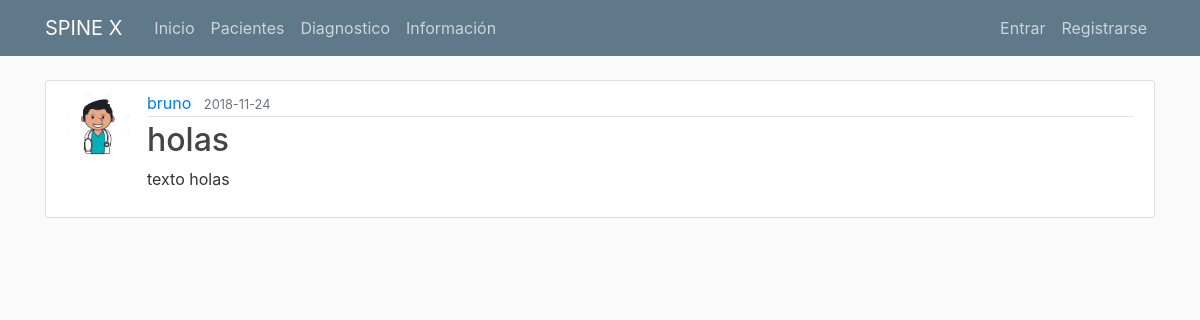
/post/1, run on the app's committed database.
### flaskblog/models.py (models this page shows, shortened)
class User(db.Model, UserMixin):
    id = db.Column(db.Integer, primary_key=True)
    username = db.Column(db.String(20), unique=True, nullable=False)
    email = db.Column(db.String(120), unique=True, nullable=False)
    image_file = db.Column(db.String(20), nullable=False, default='default.jpg')
    password = db.Column(db.String(60), nullable=False)
    posts = db.relationship('Post', backref='author', lazy=True)
    patients = db.relationship('Patient', backref='doctor', lazy=True)

class Post(db.Model):
    id = db.Column(db.Integer, primary_key=True)
    title = db.Column(db.String(100), nullable=False)
    date_posted = db.Column(db.DateTime, nullable=False, default=datetime.utcnow)
    content = db.Column(db.Text, nullable=False)
    user_id = db.Column(db.Integer, db.ForeignKey('user.id'), nullable=False)

### flaskblog/routes.py (the view)
@app.route("/post/<int:post_id>")
def post(post_id):
    post = Post.query.get_or_404(post_id)
    return render_template('post.html', title=post.title, post=post)

### flaskblog/templates/post.html (shortened to what this page needs)
{% extends "layout.html" %}
{% block content %}
  <article class="media content-section">
    <img class="rounded-circle article-img" src="{{ url_for('static', filename='profile_pics/' + post.author.image_file) }}">
    <div class="media-body">
      <div class="article-metadata">
        <a class="mr-2" href="{{ url_for('user_posts', username=post.author.username) }}">{{ post.author.username }}</a>
        <small class="text-muted">{{ post.date_posted.strftime('%Y-%m-%d') }}</small>
      </div>
      <h2 class="article-title">{{ post.title }}</h2>
      <p class="article-content">{{ post.content }}</p>
    </div>
  </article>
{% endblock content %}

### flaskblog/static/main.css (style rules this page uses)
body { background: #fafafa; color: #333333; margin-top: 5rem; }
h1, h2, h3, h4, h5, h6 { color: #444444; }
.content-section { background: #ffffff; padding: 10px 20px; border: 1px solid #dddddd; border-radius: 3px; margin-bottom: 20px; }
.article-title { color: #444444; }
.article-content { white-space: pre-line; }
.article-img { height: 65px; width: 65px; margin-right: 16px; }
.article-metadata { padding-bottom: 1px; margin-bottom: 4px; border-bottom: 1px solid #e3e3e3 }

### data on the page
User: image_file (picture), author.username "bruno"
Post: date_posted "2018-11-24", title "holas", content "texto holas"
